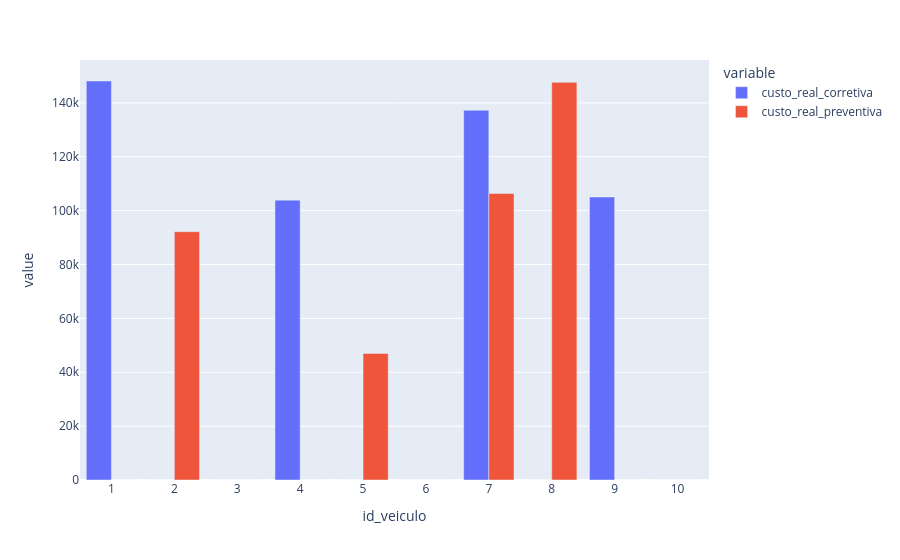

Write notebook code for a chart like this one.
### Code cell
fig = px.bar(df_manutencao, x="id_veiculo", y=["custo_real_corretiva", "custo_real_preventiva"], barmode="group")
fig.update_xaxes(type='category')
fig.show()

### Figure 1 — Plotly figure (JSON) as saved in the notebook; plotly's stock layout.template omitted (floating-point values rounded to 4 significant figures)
{"data": [{"alignmentgroup": "True", "hovertemplate": "variable=custo_real_corretiva<br>id_veiculo=%{x}<br>value=%{y}<extra></extra>", "legendgroup": "custo_real_corretiva", "marker": {"color": "#636efa", "pattern": {"shape": ""}}, "name": "custo_real_corretiva", "offsetgroup": "custo_real_corretiva", "orientation": "v", "showlegend": true, "textposition": "auto", "type": "bar", "x": [1, 2, 3, 4, 5, 6, 7, 8, 9, 10], "xaxis": "x", "y": [148100.0, 0.0, 0.0, 103900.0, 0.0, 0.0, 137300.0, 0.0, 105100.0, 0.0], "yaxis": "y"}, {"alignmentgroup": "True", "hovertemplate": "variable=custo_real_preventiva<br>id_veiculo=%{x}<br>value=%{y}<extra></extra>", "legendgroup": "custo_real_preventiva", "marker": {"color": "#EF553B", "pattern": {"shape": ""}}, "name": "custo_real_preventiva", "offsetgroup": "custo_real_preventiva", "orientation": "v", "showlegend": true, "textposition": "auto", "type": "bar", "x": [1, 2, 3, 4, 5, 6, 7, 8, 9, 10], "xaxis": "x", "y": [0.0, 92190.0, 0.0, 0.0, 46990.0, 0.0, 106400.0, 147700.0, 0.0, 0.0], "yaxis": "y"}], "layout": {"barmode": "group", "legend": {"title": {"text": "variable"}, "tracegroupgap": 0}, "margin": {"t": 60}, "xaxis": {"anchor": "y", "domain": [0, 1], "title": {"text": "id_veiculo"}, "type": "category"}, "yaxis": {"anchor": "x", "domain": [0, 1], "title": {"text": "value"}}}}
